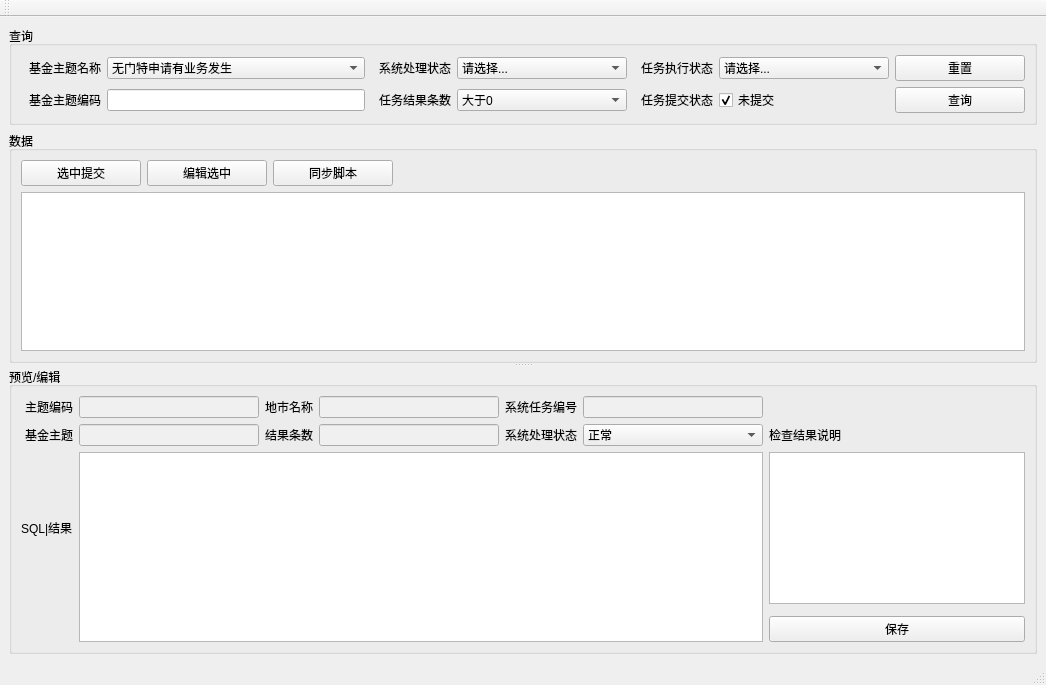
<?xml version="1.0" encoding="UTF-8"?>
<ui version="4.0">
 <class>TaskEditWindow</class>
 <widget class="QMainWindow" name="TaskEditWindow">
  <property name="geometry">
   <rect>
    <x>0</x>
    <y>0</y>
    <width>1046</width>
    <height>685</height>
   </rect>
  </property>
  <property name="windowTitle">
   <string>MainWindow</string>
  </property>
  <widget class="QWidget" name="centralwidget">
   <layout class="QVBoxLayout" name="verticalLayout">
    <item>
     <widget class="QGroupBox" name="groupBox">
      <property name="maximumSize">
       <size>
        <width>16777215</width>
        <height>9999999</height>
       </size>
      </property>
      <property name="title">
       <string>查询</string>
      </property>
      <layout class="QGridLayout" name="gridLayout">
       <item row="1" column="1">
        <widget class="QLineEdit" name="subjectCodeQueryLineEdit"/>
       </item>
       <item row="0" column="3">
        <widget class="QComboBox" name="systemProcessStatusQurtyComboBox">
         <property name="minimumSize">
          <size>
           <width>170</width>
           <height>0</height>
          </size>
         </property>
         <item>
          <property name="text">
           <string>请选择...</string>
          </property>
         </item>
         <item>
          <property name="text">
           <string>正常</string>
          </property>
         </item>
         <item>
          <property name="text">
           <string>异常</string>
          </property>
         </item>
         <item>
          <property name="text">
           <string>可疑</string>
          </property>
         </item>
         <item>
          <property name="text">
           <string>无法执行</string>
          </property>
         </item>
         <item>
          <property name="text">
           <string>脚本优化</string>
          </property>
         </item>
        </widget>
       </item>
       <item row="0" column="2">
        <widget class="QLabel" name="labelC">
         <property name="minimumSize">
          <size>
           <width>80</width>
           <height>0</height>
          </size>
         </property>
         <property name="maximumSize">
          <size>
           <width>80</width>
           <height>16777215</height>
          </size>
         </property>
         <property name="text">
          <string>系统处理状态</string>
         </property>
         <property name="alignment">
          <set>Qt::AlignRight|Qt::AlignTrailing|Qt::AlignVCenter</set>
         </property>
        </widget>
       </item>
       <item row="1" column="0">
        <widget class="QLabel" name="labelA_2">
         <property name="minimumSize">
          <size>
           <width>80</width>
           <height>0</height>
          </size>
         </property>
         <property name="maximumSize">
          <size>
           <width>80</width>
           <height>16777215</height>
          </size>
         </property>
         <property name="text">
          <string>基金主题编码</string>
         </property>
         <property name="alignment">
          <set>Qt::AlignRight|Qt::AlignTrailing|Qt::AlignVCenter</set>
         </property>
        </widget>
       </item>
       <item row="1" column="3">
        <widget class="QComboBox" name="rowCountComboBox">
         <property name="minimumSize">
          <size>
           <width>100</width>
           <height>0</height>
          </size>
         </property>
         <item>
          <property name="text">
           <string>大于0</string>
          </property>
         </item>
         <item>
          <property name="text">
           <string>等于0</string>
          </property>
         </item>
         <item>
          <property name="text">
           <string>大于等于0</string>
          </property>
         </item>
        </widget>
       </item>
       <item row="1" column="4">
        <widget class="QLabel" name="labelC_2">
         <property name="minimumSize">
          <size>
           <width>80</width>
           <height>0</height>
          </size>
         </property>
         <property name="maximumSize">
          <size>
           <width>80</width>
           <height>16777215</height>
          </size>
         </property>
         <property name="text">
          <string>任务提交状态</string>
         </property>
         <property name="alignment">
          <set>Qt::AlignRight|Qt::AlignTrailing|Qt::AlignVCenter</set>
         </property>
        </widget>
       </item>
       <item row="0" column="4">
        <widget class="QLabel" name="labelC_3">
         <property name="minimumSize">
          <size>
           <width>80</width>
           <height>0</height>
          </size>
         </property>
         <property name="maximumSize">
          <size>
           <width>80</width>
           <height>16777215</height>
          </size>
         </property>
         <property name="text">
          <string>任务执行状态</string>
         </property>
         <property name="alignment">
          <set>Qt::AlignRight|Qt::AlignTrailing|Qt::AlignVCenter</set>
         </property>
        </widget>
       </item>
       <item row="0" column="5">
        <widget class="QComboBox" name="taskExecStatusQurtyComboBox">
         <property name="minimumSize">
          <size>
           <width>170</width>
           <height>0</height>
          </size>
         </property>
         <item>
          <property name="text">
           <string>请选择...</string>
          </property>
         </item>
         <item>
          <property name="text">
           <string>执行成功</string>
          </property>
         </item>
         <item>
          <property name="text">
           <string>执行失败</string>
          </property>
         </item>
         <item>
          <property name="text">
           <string>正在执行</string>
          </property>
         </item>
         <item>
          <property name="text">
           <string>未执行</string>
          </property>
         </item>
        </widget>
       </item>
       <item row="1" column="2">
        <widget class="QLabel" name="labelB">
         <property name="minimumSize">
          <size>
           <width>80</width>
           <height>0</height>
          </size>
         </property>
         <property name="maximumSize">
          <size>
           <width>80</width>
           <height>16777215</height>
          </size>
         </property>
         <property name="text">
          <string>任务结果条数</string>
         </property>
         <property name="alignment">
          <set>Qt::AlignRight|Qt::AlignTrailing|Qt::AlignVCenter</set>
         </property>
        </widget>
       </item>
       <item row="1" column="5">
        <widget class="QCheckBox" name="systemCommitStatusCheckBox">
         <property name="text">
          <string>未提交</string>
         </property>
         <property name="checked">
          <bool>true</bool>
         </property>
        </widget>
       </item>
       <item row="0" column="0">
        <widget class="QLabel" name="labelA">
         <property name="minimumSize">
          <size>
           <width>80</width>
           <height>0</height>
          </size>
         </property>
         <property name="maximumSize">
          <size>
           <width>80</width>
           <height>16777215</height>
          </size>
         </property>
         <property name="text">
          <string>基金主题名称</string>
         </property>
         <property name="alignment">
          <set>Qt::AlignRight|Qt::AlignTrailing|Qt::AlignVCenter</set>
         </property>
        </widget>
       </item>
       <item row="0" column="1">
        <widget class="QComboBox" name="titleComboBox">
         <property name="minimumSize">
          <size>
           <width>0</width>
           <height>0</height>
          </size>
         </property>
         <item>
          <property name="text">
           <string>无门特申请有业务发生</string>
          </property>
         </item>
        </widget>
       </item>
       <item row="1" column="7">
        <widget class="QPushButton" name="queryTaskButton">
         <property name="minimumSize">
          <size>
           <width>130</width>
           <height>0</height>
          </size>
         </property>
         <property name="maximumSize">
          <size>
           <width>16777215</width>
           <height>16777215</height>
          </size>
         </property>
         <property name="text">
          <string>查询</string>
         </property>
        </widget>
       </item>
       <item row="0" column="7">
        <widget class="QPushButton" name="queryResetButton">
         <property name="minimumSize">
          <size>
           <width>130</width>
           <height>0</height>
          </size>
         </property>
         <property name="maximumSize">
          <size>
           <width>16777215</width>
           <height>16777215</height>
          </size>
         </property>
         <property name="text">
          <string>重置</string>
         </property>
        </widget>
       </item>
      </layout>
     </widget>
    </item>
    <item>
     <widget class="QSplitter" name="splitter">
      <property name="orientation">
       <enum>Qt::Vertical</enum>
      </property>
      <widget class="QGroupBox" name="groupBox_2">
       <property name="minimumSize">
        <size>
         <width>0</width>
         <height>0</height>
        </size>
       </property>
       <property name="maximumSize">
        <size>
         <width>16777215</width>
         <height>16777215</height>
        </size>
       </property>
       <property name="title">
        <string>数据</string>
       </property>
       <layout class="QGridLayout" name="gridLayout_2">
        <item row="0" column="0">
         <widget class="QPushButton" name="commitSelectedTaskButton">
          <property name="minimumSize">
           <size>
            <width>120</width>
            <height>0</height>
           </size>
          </property>
          <property name="maximumSize">
           <size>
            <width>120</width>
            <height>16777215</height>
           </size>
          </property>
          <property name="text">
           <string>选中提交</string>
          </property>
         </widget>
        </item>
        <item row="0" column="1">
         <widget class="QPushButton" name="editSelectedTaskButton">
          <property name="minimumSize">
           <size>
            <width>120</width>
            <height>0</height>
           </size>
          </property>
          <property name="maximumSize">
           <size>
            <width>120</width>
            <height>16777215</height>
           </size>
          </property>
          <property name="text">
           <string>编辑选中</string>
          </property>
         </widget>
        </item>
        <item row="0" column="2">
         <widget class="QPushButton" name="updateTaskButton">
          <property name="minimumSize">
           <size>
            <width>120</width>
            <height>0</height>
           </size>
          </property>
          <property name="maximumSize">
           <size>
            <width>120</width>
            <height>16777215</height>
           </size>
          </property>
          <property name="text">
           <string>同步脚本</string>
          </property>
         </widget>
        </item>
        <item row="0" column="3">
         <spacer name="horizontalSpacer">
          <property name="orientation">
           <enum>Qt::Horizontal</enum>
          </property>
          <property name="sizeHint" stdset="0">
           <size>
            <width>627</width>
            <height>20</height>
           </size>
          </property>
         </spacer>
        </item>
        <item row="1" column="0" colspan="4">
         <widget class="QTableWidget" name="tableWidget">
          <property name="minimumSize">
           <size>
            <width>0</width>
            <height>0</height>
           </size>
          </property>
         </widget>
        </item>
       </layout>
      </widget>
      <widget class="QGroupBox" name="rowEditWidgt">
       <property name="minimumSize">
        <size>
         <width>0</width>
         <height>0</height>
        </size>
       </property>
       <property name="maximumSize">
        <size>
         <width>16777215</width>
         <height>16777215</height>
        </size>
       </property>
       <property name="title">
        <string>预览/编辑</string>
       </property>
       <layout class="QGridLayout" name="gridLayout_3">
        <item row="1" column="2">
         <widget class="QLabel" name="labelH">
          <property name="text">
           <string>结果条数</string>
          </property>
          <property name="alignment">
           <set>Qt::AlignRight|Qt::AlignTrailing|Qt::AlignVCenter</set>
          </property>
         </widget>
        </item>
        <item row="2" column="0">
         <widget class="QLabel" name="label">
          <property name="text">
           <string>SQL|结果</string>
          </property>
          <property name="alignment">
           <set>Qt::AlignLeading|Qt::AlignLeft|Qt::AlignVCenter</set>
          </property>
         </widget>
        </item>
        <item row="0" column="0">
         <widget class="QLabel" name="labelD">
          <property name="text">
           <string>主题编码</string>
          </property>
          <property name="alignment">
           <set>Qt::AlignRight|Qt::AlignTrailing|Qt::AlignVCenter</set>
          </property>
         </widget>
        </item>
        <item row="1" column="1">
         <widget class="QLineEdit" name="systemTitleEdit">
          <property name="enabled">
           <bool>true</bool>
          </property>
          <property name="styleSheet">
           <string notr="true">background-color: rgb(240, 240, 240);
color: rgb(120, 120, 120);</string>
          </property>
          <property name="readOnly">
           <bool>true</bool>
          </property>
         </widget>
        </item>
        <item row="0" column="3">
         <widget class="QLineEdit" name="cityNameEdit">
          <property name="enabled">
           <bool>true</bool>
          </property>
          <property name="styleSheet">
           <string notr="true">background-color: rgb(240, 240, 240);
color: rgb(120, 120, 120);</string>
          </property>
          <property name="readOnly">
           <bool>true</bool>
          </property>
         </widget>
        </item>
        <item row="1" column="4">
         <widget class="QLabel" name="labelI">
          <property name="text">
           <string>系统处理状态</string>
          </property>
          <property name="alignment">
           <set>Qt::AlignRight|Qt::AlignTrailing|Qt::AlignVCenter</set>
          </property>
         </widget>
        </item>
        <item row="1" column="6">
         <widget class="QLabel" name="labelJ">
          <property name="text">
           <string>检查结果说明</string>
          </property>
          <property name="alignment">
           <set>Qt::AlignLeading|Qt::AlignLeft|Qt::AlignVCenter</set>
          </property>
         </widget>
        </item>
        <item row="2" column="6">
         <widget class="QTextEdit" name="reasonTextEdit"/>
        </item>
        <item row="0" column="1">
         <widget class="QLineEdit" name="subjectCodeLineEdit">
          <property name="enabled">
           <bool>true</bool>
          </property>
          <property name="styleSheet">
           <string notr="true">background-color: rgb(240, 240, 240);
color: rgb(120, 120, 120);</string>
          </property>
          <property name="text">
           <string/>
          </property>
          <property name="readOnly">
           <bool>true</bool>
          </property>
         </widget>
        </item>
        <item row="0" column="4">
         <widget class="QLabel" name="labelG">
          <property name="text">
           <string>系统任务编号</string>
          </property>
          <property name="alignment">
           <set>Qt::AlignRight|Qt::AlignTrailing|Qt::AlignVCenter</set>
          </property>
         </widget>
        </item>
        <item row="0" column="5">
         <widget class="QLineEdit" name="systemTaskIdEdit">
          <property name="enabled">
           <bool>true</bool>
          </property>
          <property name="styleSheet">
           <string notr="true">background-color: rgb(240, 240, 240);
color: rgb(120, 120, 120);</string>
          </property>
          <property name="readOnly">
           <bool>true</bool>
          </property>
         </widget>
        </item>
        <item row="1" column="3">
         <widget class="QLineEdit" name="rowCountEdit">
          <property name="styleSheet">
           <string notr="true">background-color: rgb(240, 240, 240);
color: rgb(120, 120, 120);</string>
          </property>
          <property name="text">
           <string/>
          </property>
          <property name="readOnly">
           <bool>true</bool>
          </property>
         </widget>
        </item>
        <item row="0" column="2">
         <widget class="QLabel" name="labelE">
          <property name="text">
           <string>地市名称</string>
          </property>
          <property name="alignment">
           <set>Qt::AlignRight|Qt::AlignTrailing|Qt::AlignVCenter</set>
          </property>
         </widget>
        </item>
        <item row="1" column="5">
         <widget class="QComboBox" name="systemProcessStatusComboBox">
          <item>
           <property name="text">
            <string>正常</string>
           </property>
          </item>
          <item>
           <property name="text">
            <string>异常</string>
           </property>
          </item>
          <item>
           <property name="text">
            <string>可疑</string>
           </property>
          </item>
          <item>
           <property name="text">
            <string>无法执行</string>
           </property>
          </item>
          <item>
           <property name="text">
            <string>脚本优化</string>
           </property>
          </item>
         </widget>
        </item>
        <item row="1" column="0">
         <widget class="QLabel" name="labelF">
          <property name="text">
           <string>基金主题</string>
          </property>
          <property name="alignment">
           <set>Qt::AlignRight|Qt::AlignTrailing|Qt::AlignVCenter</set>
          </property>
         </widget>
        </item>
        <item row="4" column="6">
         <widget class="QPushButton" name="saveRowTaskButton">
          <property name="maximumSize">
           <size>
            <width>16777215</width>
            <height>16777215</height>
           </size>
          </property>
          <property name="text">
           <string>保存</string>
          </property>
         </widget>
        </item>
        <item row="2" column="1" rowspan="3" colspan="5">
         <widget class="QTextEdit" name="sqlContentEdit">
          <property name="maximumSize">
           <size>
            <width>16777215</width>
            <height>16777215</height>
           </size>
          </property>
          <property name="styleSheet">
           <string notr="true"/>
          </property>
          <property name="readOnly">
           <bool>true</bool>
          </property>
          <property name="html">
           <string>&lt;!DOCTYPE HTML PUBLIC &quot;-//W3C//DTD HTML 4.0//EN&quot; &quot;http://www.w3.org/TR/REC-html40/strict.dtd&quot;&gt;
&lt;html&gt;&lt;head&gt;&lt;meta name=&quot;qrichtext&quot; content=&quot;1&quot; /&gt;&lt;style type=&quot;text/css&quot;&gt;
p, li { white-space: pre-wrap; }
&lt;/style&gt;&lt;/head&gt;&lt;body style=&quot; font-family:'SimSun'; font-size:9pt; font-weight:400; font-style:normal;&quot;&gt;
&lt;p style=&quot;-qt-paragraph-type:empty; margin-top:0px; margin-bottom:0px; margin-left:0px; margin-right:0px; -qt-block-indent:0; text-indent:0px;&quot;&gt;&lt;br /&gt;&lt;/p&gt;&lt;/body&gt;&lt;/html&gt;</string>
          </property>
         </widget>
        </item>
       </layout>
      </widget>
     </widget>
    </item>
   </layout>
  </widget>
  <widget class="QMenuBar" name="menubar">
   <property name="geometry">
    <rect>
     <x>0</x>
     <y>0</y>
     <width>1046</width>
     <height>23</height>
    </rect>
   </property>
  </widget>
  <widget class="QStatusBar" name="statusbar"/>
  <widget class="QToolBar" name="toolBar">
   <property name="windowTitle">
    <string>toolBar</string>
   </property>
   <attribute name="toolBarArea">
    <enum>TopToolBarArea</enum>
   </attribute>
   <attribute name="toolBarBreak">
    <bool>false</bool>
   </attribute>
  </widget>
 </widget>
 <resources/>
 <connections/>
</ui>
